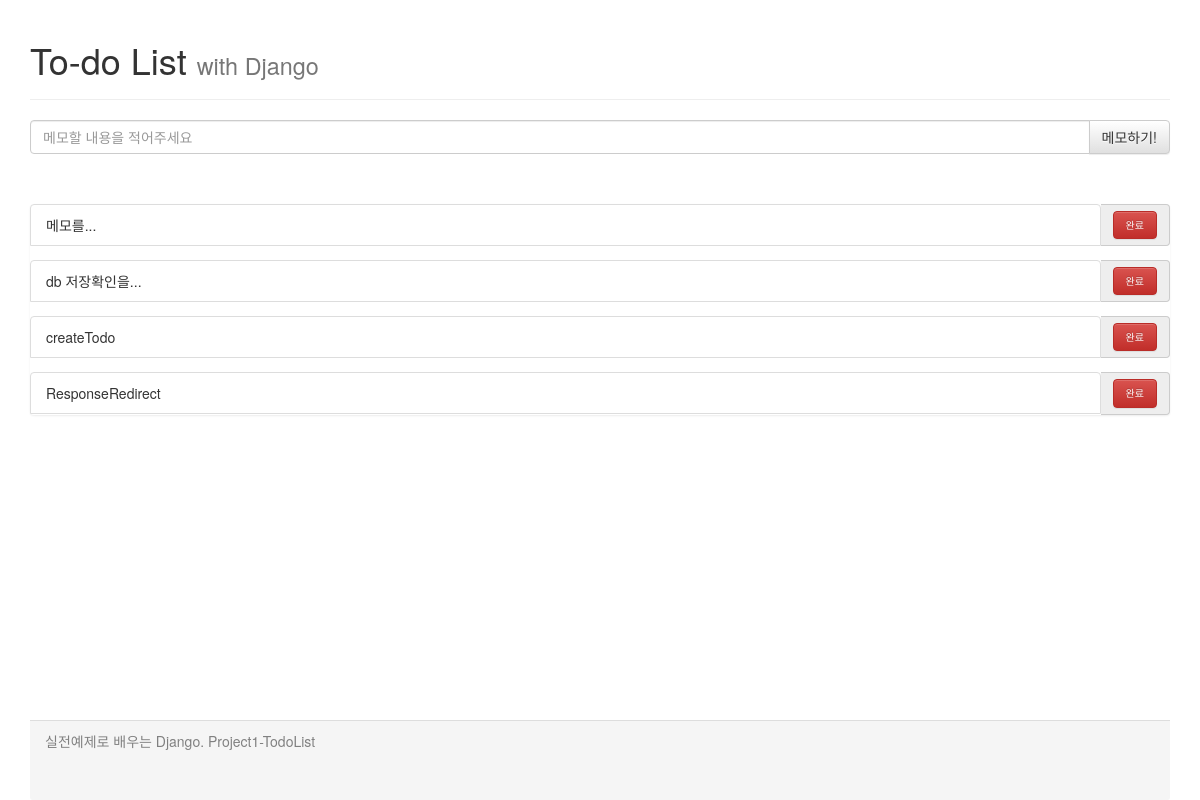
The page / on the database its author committed.
### my_to_do_app/models.py (models this page shows)
class Todo(models.Model):
    objects = models.Manager()
    content = models.CharField(max_length=255)
    isDone  = models.BooleanField(default=False)

### my_to_do_app/views.py (the view)
# urls.py: path('', views.index, name='index'),
def index(request):
    todos = Todo.objects.all()
    contentDic = {'todos':todos}
    return render(request, 'my_to_do_app/index.html', contentDic)

### my_to_do_app/templates/my_to_do_app/index.html (shortened to what this page needs)
<html lang="ko">
<head>
    <link rel="stylesheet" href="https://maxcdn.bootstrapcdn.com/bootstrap/3.3.2/css/bootstrap.min.css">
    <link rel="stylesheet" href="https://maxcdn.bootstrapcdn.com/bootstrap/3.3.2/css/bootstrap-theme.min.css">
</head>
<body>
    <div class="container">
        <div class="header">
            <div class="page-header">
                <h1>To-do List <small>with Django</small></h1>
            </div>
        </div>
        <div class="content">
            <div class="messageDiv">
                <form action="./createTodo/" method="POST">{% csrf_token %}
                    <div class="input-group">
                        <input id="todoContent" name="todoContent" type="text" class="form-control" placeholder="메모할 내용을 적어주세요">
                        <span class="input-group-btn">
                            <button class="btn btn-default" type="submit">메모하기!</button>
                        </span>
                    </div>
                </form>
            </div>
            <div class="toDoDiv">
                <ul class="list-group">
                    {% for todo in todos %}
                    {% if todo.isDone == False %}
                    <form action="./doneTodo/" method="GET">
                        <div class="input-group" name='todo1'>
                            <li class="list-group-item">{{ todo.content }}</li>
                            <span class="input-group-addon">
                                <button type="submit" class="custom-btn btn btn-danger">완료</button>
                            </span>
                        </div>
                    </form>
                    {% endif %}
                    {% endfor %}
                </ul>
            </div>
        </div>
        <div class="panel-footer">
            실전예제로 배우는 Django. Project1-TodoList
        </div>
    </div>
</body>
</html>

### my_to_do_app/templates/my_to_do_app/index.html (style rules this page uses)
.content { height: 75%; }
.messageDiv { margin-top: 20px; margin-bottom: 50px; }
.custom-btn { font-size: 10px; }
.panel-footer { height:10%; color:gray; }

### rows shown on the page
Todo: content "메모를..."
Todo: content "db 저장확인을..."
Todo: content "createTodo"
Todo: content "ResponseRedirect"
